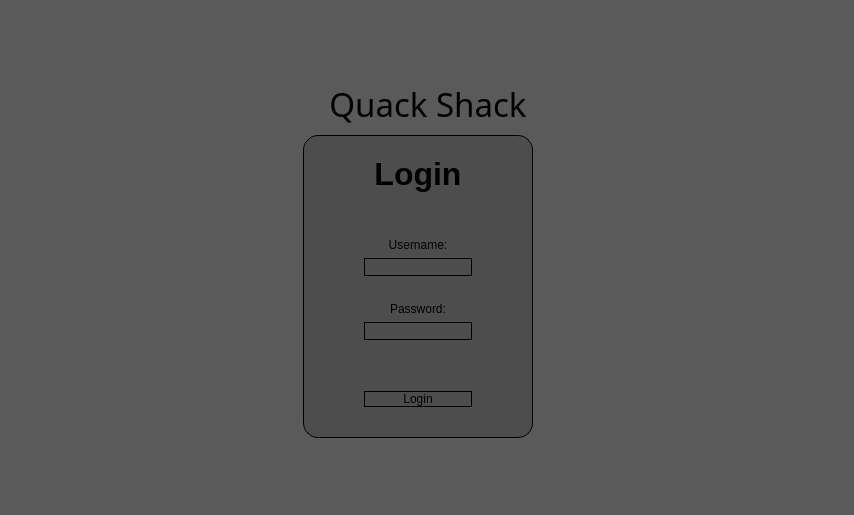
<?xml version="1.0" encoding="UTF-8"?>
<ui version="4.0">
 <class>loginWindow</class>
 <widget class="QMainWindow" name="loginWindow">
  <property name="geometry">
   <rect>
    <x>0</x>
    <y>0</y>
    <width>854</width>
    <height>515</height>
   </rect>
  </property>
  <property name="focusPolicy">
   <enum>Qt::StrongFocus</enum>
  </property>
  <property name="windowTitle">
   <string>Quack Attack</string>
  </property>
  <property name="styleSheet">
   <string notr="true">background-color: rgb(90, 90, 90);</string>
  </property>
  <widget class="QWidget" name="centralwidget">
   <layout class="QGridLayout" name="gridLayout_3">
    <property name="leftMargin">
     <number>12</number>
    </property>
    <property name="topMargin">
     <number>12</number>
    </property>
    <property name="horizontalSpacing">
     <number>-1</number>
    </property>
    <item row="0" column="1">
     <layout class="QGridLayout" name="gridLayout_9">
      <item row="3" column="0">
       <widget class="QFrame" name="frame">
        <property name="sizePolicy">
         <sizepolicy hsizetype="Maximum" vsizetype="Maximum">
          <horstretch>0</horstretch>
          <verstretch>0</verstretch>
         </sizepolicy>
        </property>
        <property name="minimumSize">
         <size>
          <width>0</width>
          <height>0</height>
         </size>
        </property>
        <property name="styleSheet">
         <string notr="true">background-color: rgb(77, 77, 77);
border: 1px solid black;
border-radius: 15px;</string>
        </property>
        <property name="frameShape">
         <enum>QFrame::StyledPanel</enum>
        </property>
        <property name="frameShadow">
         <enum>QFrame::Raised</enum>
        </property>
        <layout class="QGridLayout" name="gridLayout_4">
         <property name="leftMargin">
          <number>60</number>
         </property>
         <property name="topMargin">
          <number>20</number>
         </property>
         <property name="rightMargin">
          <number>60</number>
         </property>
         <property name="bottomMargin">
          <number>30</number>
         </property>
         <property name="horizontalSpacing">
          <number>-1</number>
         </property>
         <item row="1" column="0">
          <widget class="QLabel" name="label">
           <property name="font">
            <font>
             <pointsize>24</pointsize>
             <weight>75</weight>
             <bold>true</bold>
            </font>
           </property>
           <property name="styleSheet">
            <string notr="true">color: black;
border: none; 
border-radius: 0px;</string>
           </property>
           <property name="text">
            <string>Login</string>
           </property>
           <property name="alignment">
            <set>Qt::AlignCenter</set>
           </property>
          </widget>
         </item>
         <item row="9" column="0">
          <widget class="QPushButton" name="loginBtn">
           <property name="sizePolicy">
            <sizepolicy hsizetype="Preferred" vsizetype="Minimum">
             <horstretch>0</horstretch>
             <verstretch>0</verstretch>
            </sizepolicy>
           </property>
           <property name="styleSheet">
            <string notr="true">color: black;</string>
           </property>
           <property name="text">
            <string>Login</string>
           </property>
          </widget>
         </item>
         <item row="3" column="0">
          <layout class="QGridLayout" name="a">
           <property name="topMargin">
            <number>0</number>
           </property>
           <property name="bottomMargin">
            <number>45</number>
           </property>
           <item row="0" column="0">
            <widget class="QLabel" name="passwordLabel">
             <property name="sizePolicy">
              <sizepolicy hsizetype="Minimum" vsizetype="Maximum">
               <horstretch>0</horstretch>
               <verstretch>0</verstretch>
              </sizepolicy>
             </property>
             <property name="styleSheet">
              <string notr="true">color: black;
border: none;</string>
             </property>
             <property name="text">
              <string>Password:</string>
             </property>
             <property name="alignment">
              <set>Qt::AlignCenter</set>
             </property>
            </widget>
           </item>
           <item row="3" column="0">
            <widget class="QLineEdit" name="passwordInput">
             <property name="enabled">
              <bool>true</bool>
             </property>
             <property name="sizePolicy">
              <sizepolicy hsizetype="Maximum" vsizetype="Maximum">
               <horstretch>0</horstretch>
               <verstretch>0</verstretch>
              </sizepolicy>
             </property>
             <property name="focusPolicy">
              <enum>Qt::StrongFocus</enum>
             </property>
             <property name="styleSheet">
              <string notr="true">color: white;</string>
             </property>
            </widget>
           </item>
          </layout>
         </item>
         <item row="2" column="0">
          <layout class="QGridLayout" name="b">
           <property name="topMargin">
            <number>40</number>
           </property>
           <property name="bottomMargin">
            <number>20</number>
           </property>
           <property name="verticalSpacing">
            <number>-1</number>
           </property>
           <item row="2" column="0">
            <widget class="QLabel" name="usernameLabel">
             <property name="sizePolicy">
              <sizepolicy hsizetype="Minimum" vsizetype="Maximum">
               <horstretch>1</horstretch>
               <verstretch>0</verstretch>
              </sizepolicy>
             </property>
             <property name="styleSheet">
              <string notr="true">color: black;
border: none;</string>
             </property>
             <property name="text">
              <string>Username:</string>
             </property>
             <property name="alignment">
              <set>Qt::AlignCenter</set>
             </property>
            </widget>
           </item>
           <item row="6" column="0">
            <widget class="QLineEdit" name="usernameInput">
             <property name="sizePolicy">
              <sizepolicy hsizetype="Fixed" vsizetype="Maximum">
               <horstretch>0</horstretch>
               <verstretch>0</verstretch>
              </sizepolicy>
             </property>
             <property name="focusPolicy">
              <enum>Qt::StrongFocus</enum>
             </property>
             <property name="styleSheet">
              <string notr="true">color: white;</string>
             </property>
            </widget>
           </item>
          </layout>
         </item>
        </layout>
       </widget>
      </item>
      <item row="0" column="0">
       <widget class="QLabel" name="mainScreenTitleLabel">
        <property name="sizePolicy">
         <sizepolicy hsizetype="Maximum" vsizetype="Maximum">
          <horstretch>0</horstretch>
          <verstretch>0</verstretch>
         </sizepolicy>
        </property>
        <property name="minimumSize">
         <size>
          <width>250</width>
          <height>50</height>
         </size>
        </property>
        <property name="font">
         <font>
          <family>PT Sans Caption</family>
          <pointsize>25</pointsize>
         </font>
        </property>
        <property name="text">
         <string>Quack Shack</string>
        </property>
        <property name="alignment">
         <set>Qt::AlignCenter</set>
        </property>
        <property name="margin">
         <number>0</number>
        </property>
       </widget>
      </item>
     </layout>
    </item>
   </layout>
  </widget>
 </widget>
 <tabstops>
  <tabstop>usernameInput</tabstop>
  <tabstop>passwordInput</tabstop>
  <tabstop>loginBtn</tabstop>
 </tabstops>
 <resources/>
 <connections/>
</ui>
